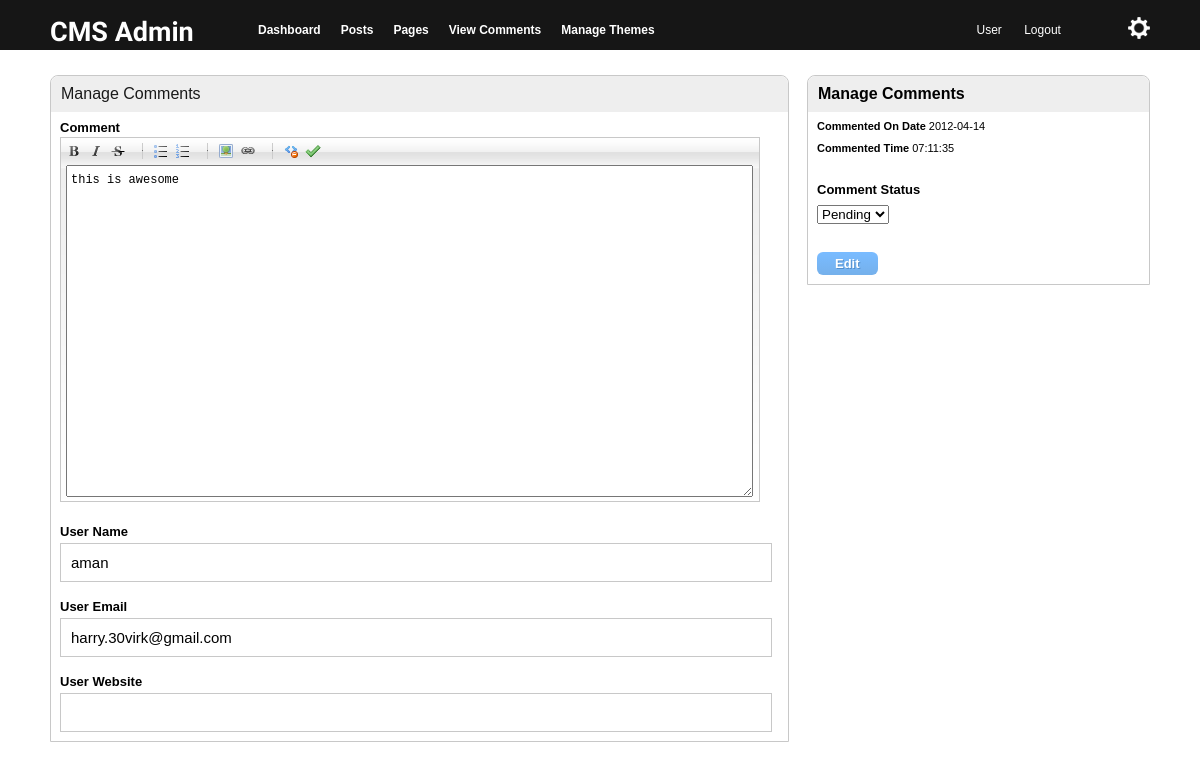
The app's page /admin/edit-comment.php?id=2 (signed in) with its own data.
### tables this page shows
CREATE TABLE IF NOT EXISTS `comments` (
  `id` int(11) NOT NULL AUTO_INCREMENT,
  `name` varchar(150) NOT NULL,
  `email` varchar(150) NOT NULL,
  `website` varchar(150) NOT NULL,
  `comments` text NOT NULL,
  `post_id` int(11) NOT NULL,
  `comment_date` varchar(40) NOT NULL,
  `comment_time` varchar(40) NOT NULL,
  `comment_status` varchar(10) NOT NULL,
  PRIMARY KEY (`id`)
);

### admin/scripts/individual-comment.php (called while the page is built, shortened)
<?php
	if(isset($_GET['id']))
	{
		$id = $_GET['id'];
		$sql = mysql_query("SELECT * FROM comments WHERE id = '$id' LIMIT 1") or die(mysql_error());
		$row = mysql_fetch_array($sql);
		extract($row);
	}
?>

### admin/edit-comment.php (the view, shortened to what this page needs)
<?php include_once( 'includes/header.php' );
	include_once( 'scripts/individual-comment.php' );
	include_once( 'scripts/edit-comment.php' );
 ?>
		<div class="col-full">
			<form method="post" action="edit-comment.php?id=<?php echo $_GET['id']; ?>">
				<div id="leftsection">
					<h2 id="postsheading">Manage Comments</h2>
					<div class="form-elements">
						<label for="Comment">Comment</label><br />
						<textarea name="comments" id="markItUp"><?php echo $comments; ?></textarea>
					</div>
					<div class="form-elements">
						<label for="Comment">User Name</label>
						<input type="text" name="user_name" value="<?php echo $name; ?>" />
					</div>
					<div class="form-elements">
						<label for="Comment">User Email</label>
						<input type="text" name="user_email" value="<?php echo $email; ?>" />
					</div>
					<div class="form-elements">
						<label for="Comment">User Website</label>
						<input type="text" name="user_website" value="<?php echo $website; ?>" />
					</div>
				</div>
				<div id="rightsection">
					<h2>Manage Comments</h2>
					<div class="form-elements">
						<p><b>Commented On Date </b><?php echo $comment_date; ?></p><br />
						<p><b>Commented Time </b><?php echo $comment_time; ?></p>
					</div>
					<br />
					<div class="form-elements">
						<label for="Comment Status">Comment Status</label><br /><br />
						<select name="comment_status">
							<option value="<?php echo $comment_status; ?>" selected="selected"><?php echo $comment_status; ?></option>
						</select>
					</div>
					<div class="form-elements">
						<input type="submit" name="edit_comment" value="Edit" class="myButton"/>
					</div>
				</div>
			</form>
		</div>
	</div>
</body>
</html>

### admin/css/style.css (style rules this page uses)
html,body,div,span,object,iframe,h1,h2,h3,h4,h5,h6,p,blockquote,pre,abbr,address,cite,code,del,dfn,em,img,ins,kbd,q,samp,small,strong,sub,sup,var,b,i,dl,dt,dd,ol,ul,li,fieldset,form,label,legend,table,caption,tbody,tfoot,thead,tr,th,td,article,aside,canvas,details,figcaption,figure,footer,header,hgroup,menu,nav,section,summary,time,mark,audio,video { margin:0;padding:0;border:0;outline:0;font-size:100%;vertical-align:baseline;background:transparent }
body { line-height:1 }
input,select { vertical-align:middle }
body { font-family: Arial, "MS Trebuchet", sans-serif; font-size: 11px; font-color: #191919; background: #fff; }
* { margin: 0; padding: 0; }
div.col-full { width: 1100px; margin: auto; }
#postsheading { color: #191919; font-size: 19px; font-weight: normal; }
div#leftsection { border: 1px solid #C8C8C8; border-top-left-radius: 8px; border-top-right-radius: 8px; float: left; margin-top: 10px; width: 67%; }
div#rightsection { float: right; width: 31%; margin-top: 10px; border: 1px solid #C8C8C8; border-top-left-radius: 8px; border-top-right-radius: 8px; }
div.form-elements { padding: 9px; }
div.form-elements input[type="text"] { border: 1px solid #C8C8C8; font-size: 15px; padding: 10px; width: 96%; }
div#leftsection h2 { background: none repeat scroll 0 0 #EEEEEE; border-top-left-radius: 8px; border-top-right-radius: 8px; font-size: 16px; padding: 10px; }
div#rightsection h2 { background: none repeat scroll 0 0 #EEEEEE; border-top-left-radius: 8px; border-top-right-radius: 8px; font-size: 16px; padding: 10px; }
.myButton { background:-webkit-gradient( linear, left top, left bottom, color-stop(0.05, #79bbff), color-stop(1, #75b0eb) ); background:-moz-linear-gradient( center top, #79bbff 5%, #75b0eb 100% ); filter:progid:DXImageTransform.Microsoft.gradient(startColorstr='#79bbff', endColorstr='#75b0eb'); background-color:#79bbff; -moz-border-radius:6px; -webkit-border-radius:6px; border-radius:6px; display:inline-block; color:#ffffff; font-family:arial; font-size:13px; font-weight:bold; padding:4px 18px; text-decoration:none; text-shadow:1px 1px 0px #528ecc; border: none; cursor: pointer; margin-top: 10px; }
label { margin-bottom: 5px; float: left; font-size: 13px; font-weight: bold; }

### admin/latest/markitup/skins/markitup/style.css (style rules this page uses)
.markItUp * { margin:0px; padding:0px; outline:none; }
.markItUpEditor { font:12px 'Courier New', Courier, monospace; padding:5px 5px 5px 4px; width:676px; height:320px; clear:both; line-height:18px; overflow:auto; }

### records on screen
comments: comments "this is awesome", user_name "aman", user_email "harry.30virk@gmail.com", comment_date "2012-04-14", comment_time "07:11:35", comment_status "Pending"
